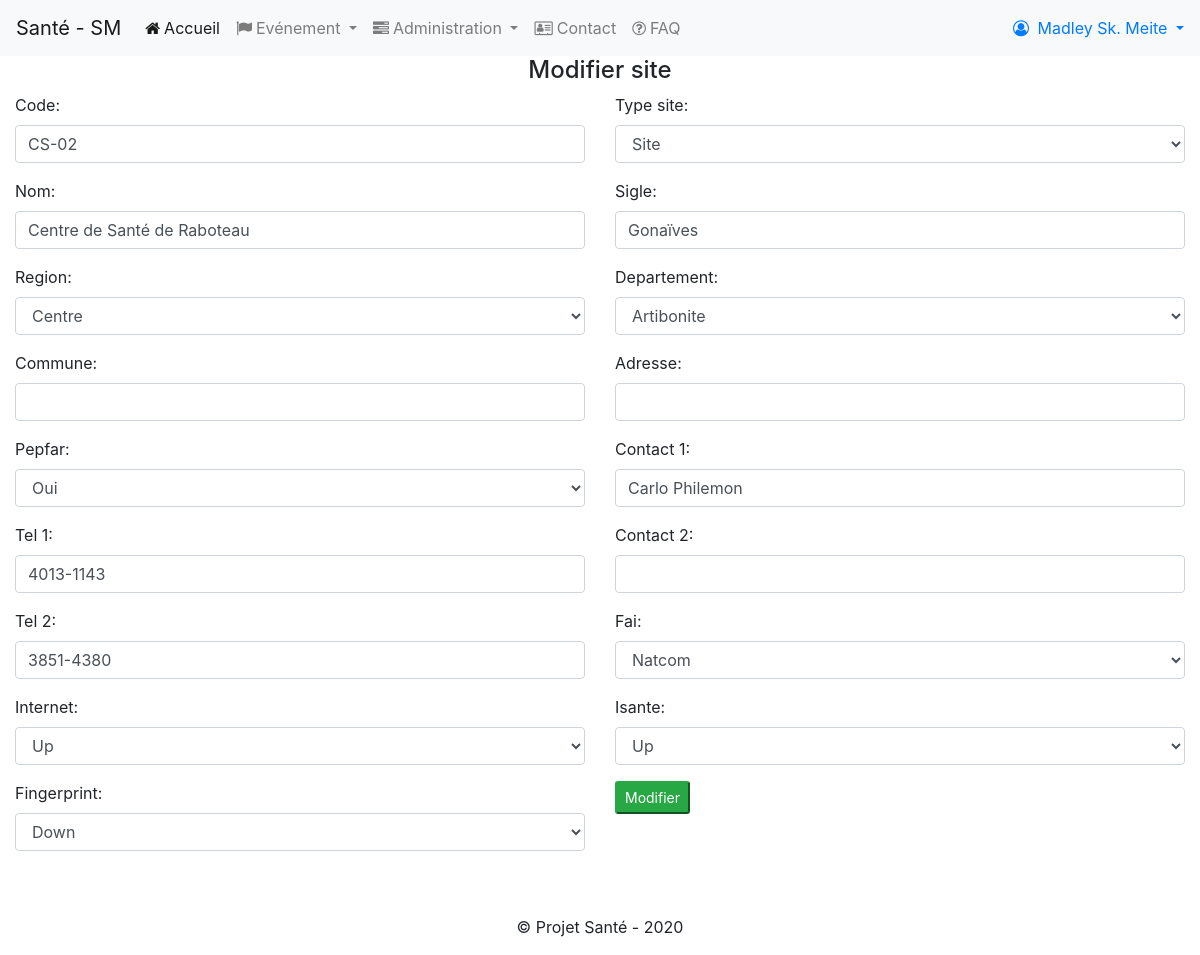
/edit_site/6 (signed in), run on the app's committed database.
### smonitoring/models.py (models this page shows, shortened)
class Site(models.Model):
	code = models.CharField(max_length=10,unique=True)
	type_site = models.CharField(max_length=10, choices =[('site','Site'),('bureau','Bureau')])
	nom = models.CharField(max_length=100)
	sigle = models.CharField(max_length=10, default=None, blank=True,null=True)
	region = models.ForeignKey(Region,on_delete=models.CASCADE, related_name="nom_reg")
	departement = models.ForeignKey(Departement,on_delete=models.CASCADE, related_name="dept_ref")
	commune = models.CharField(max_length=100)
	adresse = models.CharField(max_length=100, default=None, blank=True,null=True)
	pepfar = models.CharField(max_length=10, choices = PEPFAR_CHOICES)
	contact_1 = models.CharField(max_length=100)
	tel_1 = models.CharField(max_length=100)
	contact_2 = models.CharField(max_length=100, default=None, blank=True,null=True)
	tel_2 = models.CharField(max_length=100, default=None, blank=True,null=True)
	fai = models.CharField(max_length=100, choices= FAI_CHOICES)
	internet = models.CharField(max_length=15, choices = EL_CHOICES)
	isante = models.CharField(max_length=15, choices = EL_CHOICES)
	fingerprint = models.CharField(max_length=15, choices = EL_CHOICES)

### smonitoring/views.py (the view)
# urls.py: path("edit_site/<int:id_site>",views.edit_site,name="edit_site"),
@login_required
@permission_required('smonitoring.change_site',raise_exception=True)
def edit_site(request,id_site):
	context = {
		"page_title": 'Modifier site'
	}
	try:
		site= Site.objects.get(pk=id_site)
	except Site.DoesNotExist:
		return HttpResponseRedirect(reverse('list_sites'))
	if request.method == 'POST':
		form = SiteEditForm(request.POST,instance=site)
		format_form_field(form)
		if form.is_valid():
			site_edited = form.save()
			return HttpResponseRedirect(reverse('list_sites'))
	else:
		form = SiteEditForm(instance=site)
		format_form_field(form)
	context['form']= form
	return render(request, 'site_edit.html', context)

### smonitoring/forms.py
class SiteEditForm(ModelForm):
	class Meta:
		model = Site
		fields = ['code','type_site','nom','sigle','region','departement'\
		,'commune','adresse','pepfar','contact_1','tel_1','contact_2',\
		'tel_2','fai','internet','isante','fingerprint']

### smonitoring/fonctions.py (called while the page is built)
def format_form_field(form):
	for f in form:
		if not isinstance(f.field.widget, forms.SelectDateWidget):
			f.field.widget.attrs.update({'class':'form-control'})

### smonitoring/models.py (called while the page is built)
	def __str__(self):
		return self.nom_region

	def __str__(self):
		return self.nom_departement

### smonitoring/templates/site_edit.html
{% extends "layout.html" %}
{% block body %}
<section class="content">
	<h4 class="text-center">{{ page_title }}</h4>
	<form method=post>{% csrf_token%}
		<div class="row">
		{% include "_formhelpers.html" %}
		<div class="form-group col-md-6">
			<button type="submit" class="btn-sm btn-success">Modifier</button>
		</div>
		</div>
	</form>
</section>
{% endblock %}

### smonitoring/templates/layout.html (shortened to what this page needs)
<!DOCTYPE html>
<html>
<head>
	<link rel="stylesheet" href="https://maxcdn.bootstrapcdn.com/bootstrap/4.4.1/css/bootstrap.min.css">
	<link rel="stylesheet" href="https://unpkg.com/bootstrap-table@1.16.0/dist/bootstrap-table.min.css">
	<link rel="stylesheet" href="https://stackpath.bootstrapcdn.com/font-awesome/4.7.0/css/font-awesome.min.css">
	{% load static %}
	<link rel="stylesheet" href="{%  static 'css/mystyle.css' %}">
</head>
<body>
	<nav class="navbar sticky-top navbar-expand-lg navbar-light bg-light">
	  <a class="navbar-brand" href="{% url 'home' %}">Santé - SM</a>
	  <div class="collapse navbar-collapse" id="navbarSupportedContent">
		<ul class="navbar-nav mr-auto">
		  <li class="nav-item active">
			<a class="nav-link" href="{% url 'home' %}"><span class="fa fa-home">&nbsp;</span>Accueil <span class="sr-only">(current)</span></a>
		  </li>
		{% if user.is_authenticated %}
		<li class="nav-item dropdown">
			<a class="nav-link dropdown-toggle" href="#" id="navbarDropdown" role="button" data-toggle="dropdown" aria-haspopup="true" aria-expanded="false">
			<span class="fa fa-flag">&nbsp;</span>Evénement
			</a>
		</li>
		{% endif %}
		{% if perms.smonitoring %}
		<li class="nav-item dropdown">
			<a class="nav-link dropdown-toggle" href="#" id="navbarDropdown" role="button" data-toggle="dropdown" aria-haspopup="true" aria-expanded="false">
			<span class="fa fa-tasks">&nbsp;</span>Administration
			</a>
		</li>
		{% endif %}
		  <li class="nav-item">
			<a class="nav-link" href="#"><span class="fa fa-address-card-o">&nbsp;</span>Contact</a>
		  </li>
		  <li class="nav-item">
			<a class="nav-link" href="#" title="Foire aux questions" ><span class="fa fa-question-circle-o">&nbsp;</span>FAQ</a>
		  </li>
		</ul>
		<div class="pull-right">
			{% if user.is_authenticated %}
			<div class="button-group menu-user">
				<a href="#" class="dropdown-toggle" style="text-decoration:none;" role="button" id="dropdownMenuLink" data-toggle="dropdown" aria-haspopup="true" aria-expanded="false">
					<span class="fa fa-user-circle-o">&nbsp;</span>
					{% if user.first_name %}
						{{user.get_full_name}}
					{% else %}
						{{user.username}}
					{% endif %}
				</a>
			</div>
			{% else %}
			<a class="mr-2" href="#" ><span class="fa fa-user">&nbsp;</span>Inscription</a>
			<a class="" href="{% url 'login' %}" ><span class="fa fa-sign-in">&nbsp;</span>Connexion</a>
			{% endif %}
		</div>
	  </div>
	</nav>
	<div class="container-fluid" style="min-height:200px;">
		{% block body %}
		{% endblock body %}
	</div>
	<footer class="footer text-center mt-5">
		<p class="">&copy; Projet Santé - 2020</p>
	</footer>
</body>
</html>

### smonitoring/templates/_formhelpers.html (shortened to what this page needs)
{% for field in form %}
	{% if not field.is_hidden %}
	<div class="form-group col-md-6 col-sm-12">
		{{field.label_tag}}
		{{field}}
	</div>
	{% else %}
		{{field}}
	{% endif %}
{% endfor %}

### data on the page
Site: form "CS-02" "Site" "Centre de Santé de Raboteau" "Gonaïves" "Centre" "Artibonite" "Oui" "Carlo Philemon" "4013-1143" "3851-4380" "Natcom" "Up" "Up" "Down"

### other printed values
{{ user.get_full_name }} "Madley Sk. Meite"
{{ page_title }} "Modifier site"
{{ field.label_tag }} "Code:" "Type site:" "Nom:" "Sigle:" "Region:" "Departement:" "Commune:" "Adresse:" "Pepfar:" "Contact 1:" "Tel 1:" "Contact 2:" "Tel 2:" "Fai:" "Internet:" "Isante:" "Fingerprint:"
